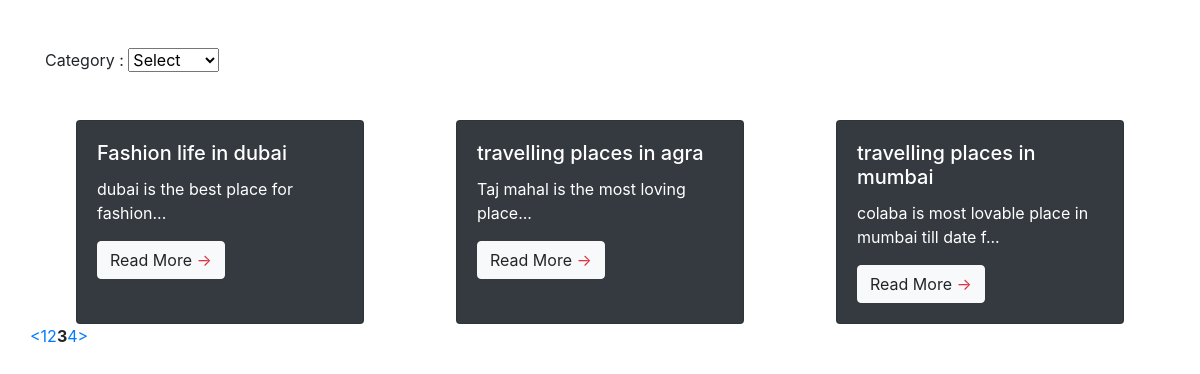
The app's page /index.php/home/6 with its own data.
### tables this page shows
CREATE TABLE `content` (
  `id` int(11) NOT NULL,
  `title` varchar(100) NOT NULL,
  `description` text NOT NULL,
  `createdAt` datetime NOT NULL DEFAULT current_timestamp(),
  `updatedAt` datetime DEFAULT NULL,
  `categoryId` tinyint(4) NOT NULL
);

### application/controllers/Home.php (called while the page is built, shortened)
<?php
class Home extends CI_Controller {
	public function index()
	{
		$this->load->library('pagination');
		$data['title'] = 'Blog using PHP(CI) & MySQL';
		$category = '';
		$this->load->model('content');
		$config['base_url'] = base_url('/home');
		$config['total_rows'] = $this->content->getCount($category);
		$config['per_page'] = 3;
        $config["uri_segment"] = 2;
        $this->pagination->initialize($config);
        $page = ($this->uri->segment(2)) ? $this->uri->segment(2) : 0;
		$data["links"] = $this->pagination->create_links();
		$data['content'] = $this->content->get_content($category,'',$config["per_page"], $page);
		$data['category'] = $this->content->get_category();
		$this->load->view('home', $data);
	}
}

### index.php (called while the page is built, shortened)
<?php
require_once BASEPATH.'core/CodeIgniter.php';

### application/models/Content.php (called while the page is built, shortened)
<?php
class Content extends CI_Model
{
    public function get_content($categoryId='', $id='', $number = 10, $start = 0)
    {
        $this->db->select();
        $this->db->from('content');
        $this->db->order_by('createdAt','desc');
        $this->db->limit($number, $start);
        $query = $this->db->get();
        return (!empty($id)? $query->row_array() : $query->result_array());
    }
	 public function getCount($categoryId = '') {
		$this->db->from("content");
        $result = $this->db->count_all_results();
		return $result;
    }
	public function get_category()
    {
        $this->db->select();
        $this->db->from('category');
        $query = $this->db->get();
        return $query->result_array();
    }
}
?>

### application/views/home.php (the view, shortened to what this page needs)
?><!DOCTYPE html>
<html lang="en">
<head>
    <link rel="stylesheet" href="https://stackpath.bootstrapcdn.com/bootstrap/4.5.2/css/bootstrap.min.css">
</head>
<body>
    <div class="container mt-5">
       <form>
		Category : <select name='category' onchange='this.form.submit()'>
		<option value=''> Select </option>
		</select>
		</form>
        <div class="row">
            <?php if(!empty($content) && is_array($content)){
			foreach($content as $row){ ?>
                <div class="col-12 col-lg-4 d-flex justify-content-center">
                    <div class="card text-white bg-dark mt-5" style="width: 18rem;">
                        <div class="card-body">
                            <h5 class="card-title"><?php echo $row['title'];?></h5>
                            <p class="card-text"><?php echo substr($row['description'], 0, 50);?>...</p>
                            <a href="view.php?id=<?php echo $row['id']?>" class="btn btn-light">Read More <span class="text-danger">&rarr;</span></a>
                        </div>
                    </div>
                </div>
            <?php }
			}?>
        </div>
		<div class="row">
		<br />
        <div > <?php echo $links;?> </div>
	   </div>
    </div>
</body>
</html>

### records on screen
content: title "Fashion life in dubai", description "dubai is the best place for fashion"
content: title "travelling places in agra", description "Taj mahal is the most loving place"
content: title "travelling places in mumbai", description "colaba is most lovable place in mumbai till date f"

### other values on screen
$links "< 1 2 3 4 >"
